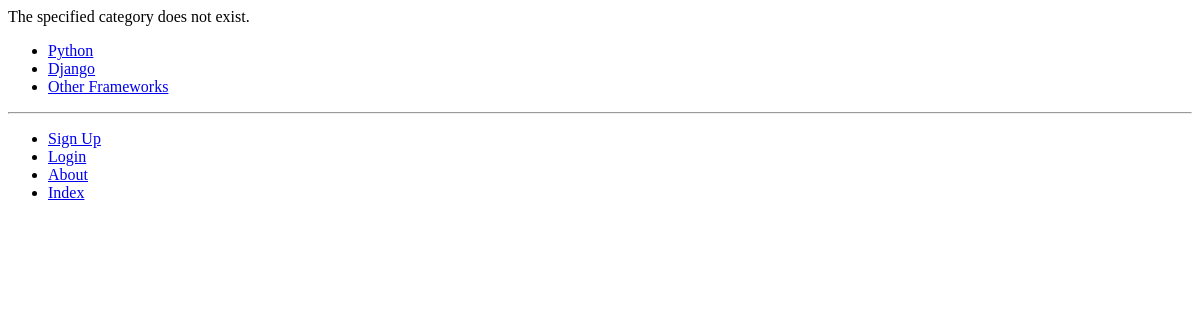
The app's page /rango/category/breakups/, older data.
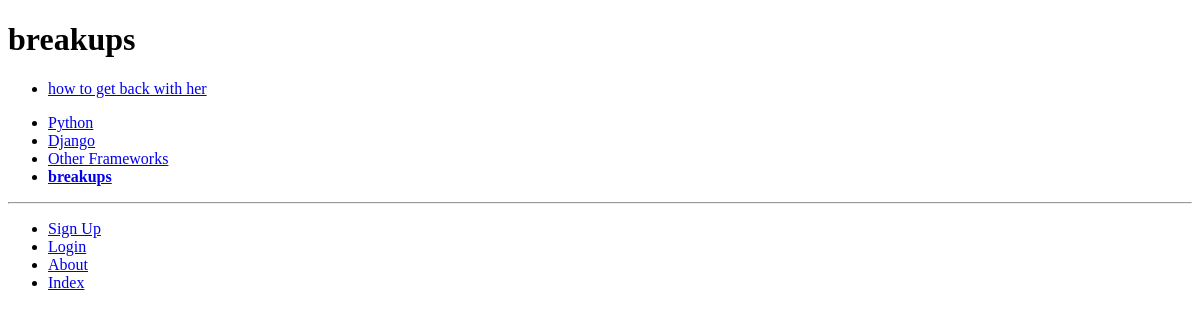
The same page, newer data.
### rango/models.py (models this page shows, shortened)
class Category(models.Model):
    NAME_MAX_LENGTH = 128
    name = models.CharField(max_length=NAME_MAX_LENGTH, unique=True)
    views = models.IntegerField(default=0)
    likes = models.IntegerField(default=0)
    slug = models.SlugField()
    class Meta:
        verbose_name_plural = 'Categories'

class Page(models.Model):
    TITLE_MAX_LENGTH = 128
    category = models.ForeignKey(Category, on_delete=models.CASCADE)
    title = models.CharField(max_length=TITLE_MAX_LENGTH)
    url = models.URLField()
    views = models.IntegerField(default=0)

### rango/views.py (the view)
def show_category(request, category_name_slug):
    context_dict = {}
    try:
        category = Category.objects.get(slug=category_name_slug)
        pages = Page.objects.filter(category=category)
        context_dict['pages'] = pages
        context_dict['category'] = category
    except Category.DoesNotExist:
        context_dict['category'] = None
        context_dict['pages'] = None
    return render(request, 'rango/category.html', context=context_dict)

### rango/templatetags/rango_template_tags.py (called while the page is built)
@register.inclusion_tag('rango/categories.html')
def get_category_list(current_category=None):
    return {'categories': Category.objects.all(), 'current_category': current_category}

### templates/rango/category.html (shortened to what this page needs)
{% extends 'rango/base.html' %}
{% load staticfiles %}
{% block body_block %}
    {% if category %}
    <h1>{{ category.name }}</h1>
        {% if pages %}
        <ul>
            {% for page in pages %}
            <li>
                <a href="{{ page.url }}">{{ page.title }}</a>
            </li>
             {% endfor %}
         </ul>
         {% else %}
         <strong>No pages currently in category.</strong>
        {% endif %}
    {% else %}
    The specified category does not exist.
    {% endif %}
{% endblock %}

### templates/rango/base.html (shortened to what this page needs)
<!DOCTYPE html>
{% load staticfiles %}
{% load rango_template_tags %}
<html>
    <head>
    </head>
    <body>
        <div>
        {% block body_block %}
        {% endblock %}
        </div>
        <div>
            {% block sidebar_block %}
                {% get_category_list category %}
            {% endblock %}
        </div>
        <hr />
        <div>
            <ul>
                {% if user.is_authenticated %}
                    <li><a href="{% url 'rango:restricted' %}">Restricted Page</a></li>
                    <li><a href="{% url 'rango:logout' %}">Logout</a></li>
                    <li><a href="{% url 'rango:add_category' %}">Add a New Category</a></li>
                {% else %}
                    <li><a href="{% url 'rango:register' %}">Sign Up</a></li>
                    <li><a href="{% url 'rango:login' %}">Login</a></li>
                {% endif %}
                    <li><a href="{% url 'rango:about' %}">About</a></li>
                    <li><a href="{% url 'rango:index' %}">Index</a></li>
            </ul>
        </div>
    </body>
</html>

### templates/rango/categories.html
<ul>
{% if categories %}
    {% for c in categories %}
            {% if c == current_category %}
            <li>
                <strong>
                    <a href="{% url 'rango:show_category' c.slug %}">{{ c.name }}</a>
                </strong>
            </li>
            {% else %}
            <li>
                <a href="{% url 'rango:show_category' c.slug %}">{{ c.name }}</a>
            </li>
            {% endif %}
    {% endfor %}
{% else %}
    <li><strong>There are no categories present.</strong></li>
{% endif %}
</ul>

Row changes from the older to the newer data that the page shows:
added Category: name "breakups"
added Page: title "how to get back with her"
Text that changed along with them:
text no longer shown: "The specified category does not exist."
